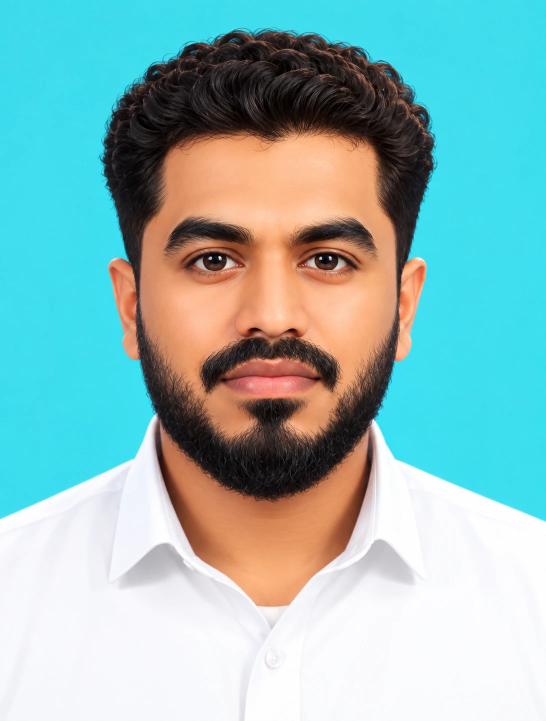
#> input picture tools/source/photo.webp, 1091 x 1442 px (shown at 1/2 size)
$ python make_avatar.py
#> lines starting #> are read from the running program, lines starting #| are printed output that depends on the picture; after the words box and inside, x2 and y2 are one past the last pixel; in counts of white or black regions, pixels touching at a corner belong together
"""
Round portrait for the final "Connect" scene, from the photo in
tools/source/photo.webp, kept exactly as photographed (cyan studio
background) and cropped to head and shoulders in a circle.

  python tools/make_avatar.py
"""
import os

from PIL import Image, ImageDraw

HERE = os.path.dirname(__file__)
SRC = os.path.join(HERE, "source", "photo.webp")
OUT = os.path.join(HERE, "..", "assets", "img", "avatar.webp")
SIZE = 480


def main():
    im = Image.open(SRC).convert("RGB")
#> im is the input picture: PIL image 1091x1442 RGB; mean R, G, B 143.9, 185.1, 183.8
    w, h = im.size
#> w = 1091; h = 1442
    # head and shoulders; the photo is narrower than the square, so extend the
    # sides with the backdrop's own cyan instead of leaving gaps
    side = int(w * 1.15)
#> side = 1254
    cx, cy = w // 2, int(h * 0.4)
#> cx = 545; cy = 576
    backdrop = im.getpixel((12, 12))
#> backdrop = (60, 219, 236)
    canvas = Image.new("RGB", (side, side), backdrop)
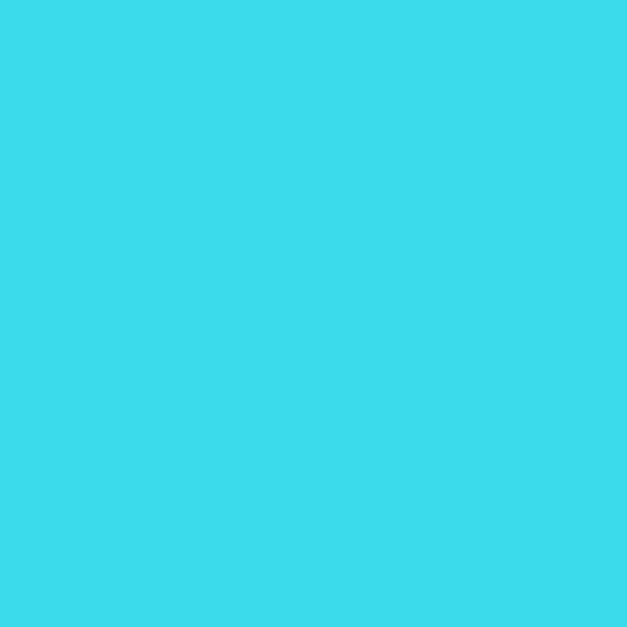
#> canvas: PIL image 1254x1254 RGB (shown at 1/2 size); mean R, G, B 60, 219, 236
    canvas.paste(im, (side // 2 - cx, side // 2 - cy))
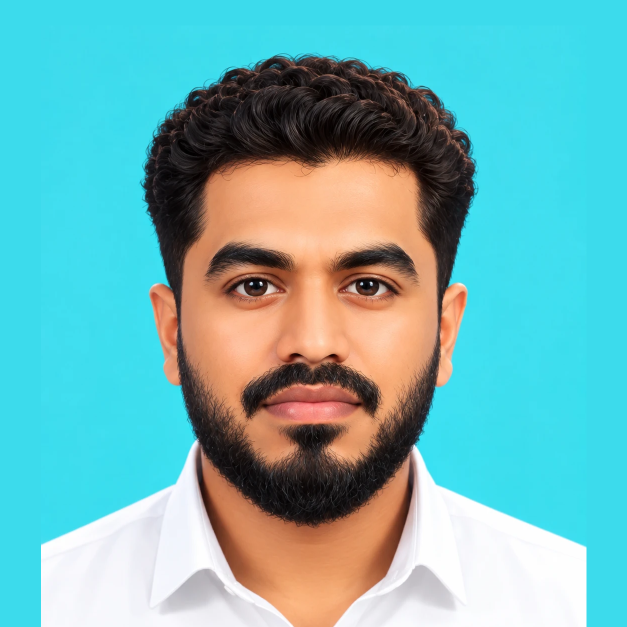
#> canvas: PIL image 1254x1254 RGB (shown at 1/2 size); mean R, G, B 112.7, 180.2, 181.2
    out = canvas.resize((SIZE, SIZE), Image.LANCZOS).convert("RGBA")
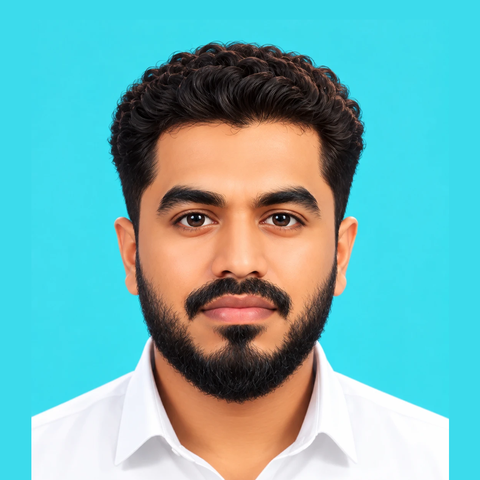
#> out: PIL image 480x480 RGBA; mean R, G, B, A 112.7, 180.2, 181.2, 255

    circle = Image.new("L", (SIZE * 4, SIZE * 4), 0)
#> circle: PIL image 1920x1920 L; every value is 0
    ImageDraw.Draw(circle).ellipse((0, 0, SIZE * 4 - 1, SIZE * 4 - 1), fill=255)
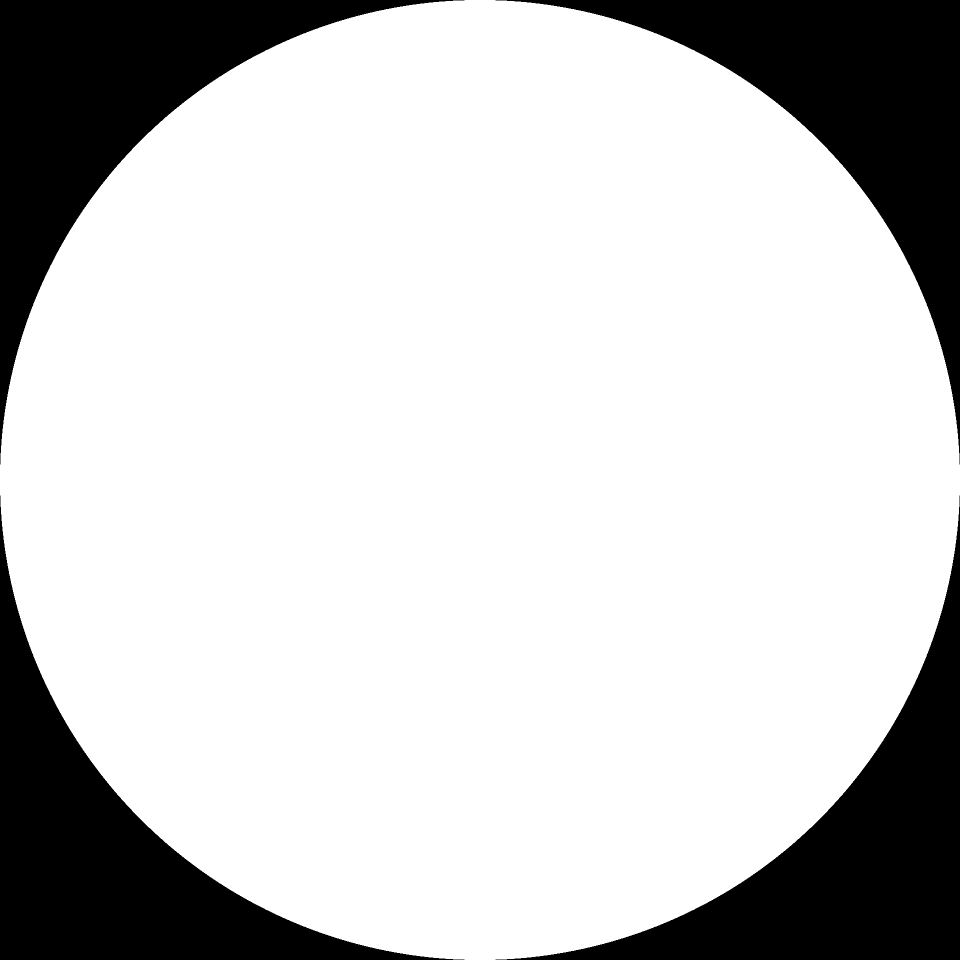
#> circle: PIL image 1920x1920 L (shown at 1/2 size); 78.5% white; 4 black regions, box (x1, y1, x2, y2) and area: (0, 0, 929, 929) 197853, (991, 0, 1920, 929) 197853, (0, 991, 929, 1920) 197853, (991, 991, 1920, 1920) 197853
    out.putalpha(circle.resize((SIZE, SIZE), Image.LANCZOS))
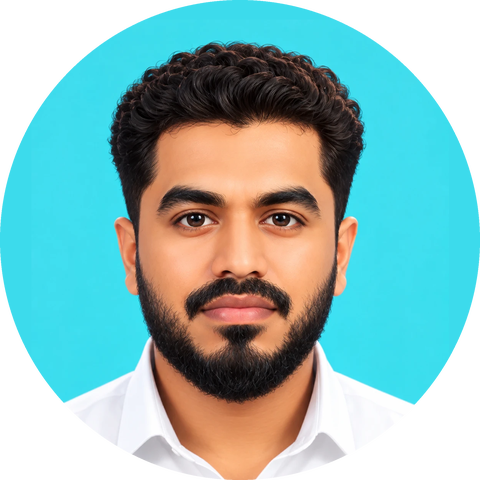
#> out: PIL image 480x480 RGBA; mean R, G, B, A 112.7, 180.2, 181.2, 200.3; transparent parts drawn white
    out.save(OUT, "WEBP", quality=90, method=6)
    print("wrote", OUT)


if __name__ == "__main__":
    main()
